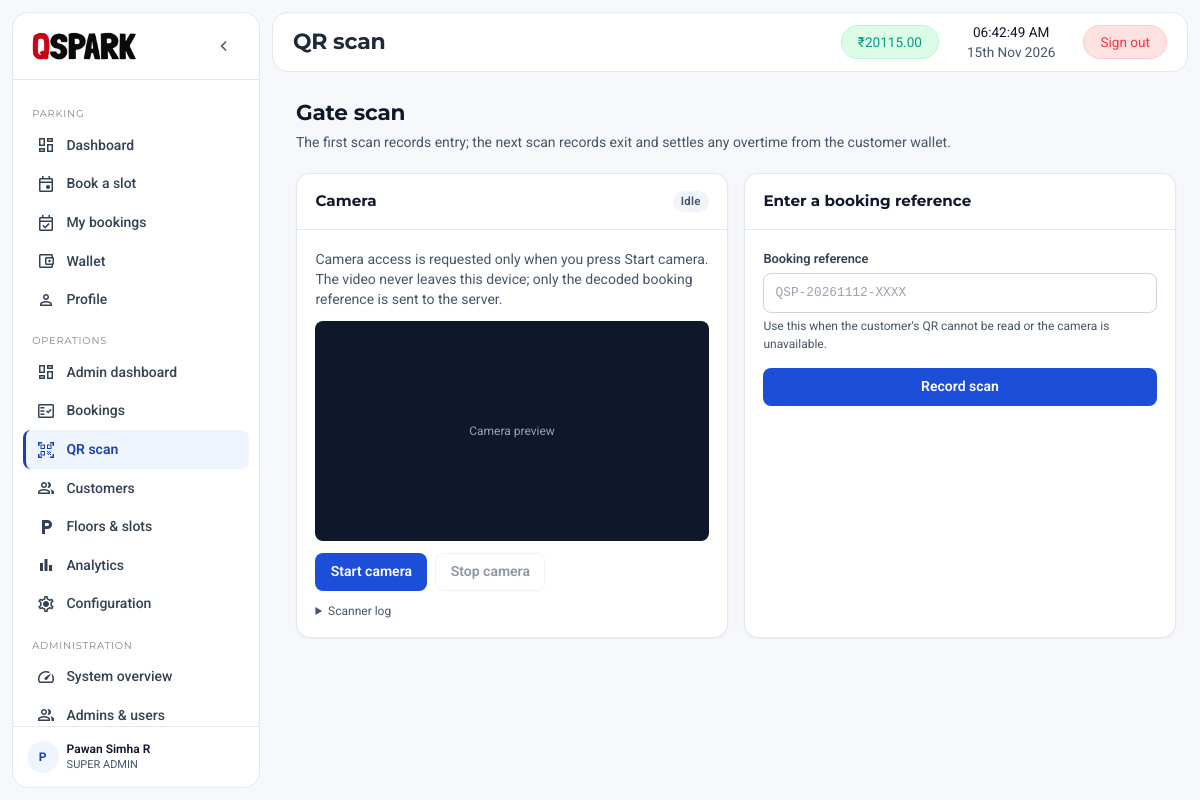
/admin/qr-scan (signed in), run on the app's committed database.
### tables this page shows
CREATE TABLE users (
    user_id INTEGER PRIMARY KEY AUTOINCREMENT,
    admin_id TEXT UNIQUE,
    full_name TEXT NOT NULL,
    email TEXT UNIQUE,
    phone TEXT NOT NULL,
    gender TEXT CHECK (gender IN ('MALE', 'FEMALE', 'OTHER', 'PREFER_NOT_TO_SAY')),
    company_name TEXT,
    username TEXT UNIQUE,
    password_hash TEXT,
    role TEXT NOT NULL CHECK (role IN ('CUSTOMER', 'ADMIN', 'SUPER_ADMIN')),
    wallet_balance NUMERIC NOT NULL DEFAULT 1000,
    account_status TEXT NOT NULL DEFAULT 'PENDING' CHECK (account_status IN ('PENDING', 'ACTIVE', 'BLOCKED', 'DELETED')),
    created_by INTEGER,
    created_at TEXT NOT NULL DEFAULT (datetime('now')),
    updated_by INTEGER,
    updated_at TEXT NOT NULL DEFAULT (datetime('now')),
    reserved1 TEXT,
    reserved2 TEXT,
    FOREIGN KEY (created_by) REFERENCES users(user_id) ON DELETE SET NULL,
    FOREIGN KEY (updated_by) REFERENCES users(user_id) ON DELETE SET NULL,
    CHECK ((role = 'CUSTOMER' AND admin_id IS NULL) OR (role IN ('ADMIN','SUPER_ADMIN') AND admin_id IS NOT NULL)),
    CHECK (username IS NOT NULL OR email IS NOT NULL),
    CHECK ((account_status = 'ACTIVE' AND password_hash IS NOT NULL) OR account_status <> 'ACTIVE')
);

### app.py (the view)
    @app.get("/admin/qr-scan")
    def admin_qr_scan_page():
        return page("qr_scan.html", roles=("ADMIN", "SUPER_ADMIN"))

### src/services/db.py (called while the page is built)
def get_connection(db_path: str) -> sqlite3.Connection:
    conn = sqlite3.connect(db_path)
    conn.row_factory = sqlite3.Row
    conn.execute("PRAGMA foreign_keys = ON")
    return conn

### src/templates/qr_scan.html (shortened to what this page needs)
{% extends "base.html" %}
{% block breadcrumb %}QR scan{% endblock %}
{% block content %}
<div class="page-header">
  <h1 class="page-title">Gate scan</h1>
  <p class="page-subtitle">The first scan records entry; the next scan records exit and settles any overtime from the customer wallet.</p>
</div>
<div class="grid grid-2">
  <section class="card">
    <div class="card-header">
      <h2 class="card-title">Camera</h2>
      <span class="badge badge-slate" id="cameraState">Idle</span>
    </div>
    <div class="card-body">
      <p class="text-sm text-muted mb-3" id="cameraHelp">
        Camera access is requested only when you press Start camera. The video never leaves this device; only the decoded booking reference is sent to the server.
      </p>
      <div class="rounded-lg overflow-hidden mb-3" style="background:#0f172a;min-height:220px;display:flex;align-items:center;justify-content:center;position:relative">
        <span class="text-xs" id="cameraPlaceholder" style="color:#94a3b8">Camera preview</span>
      </div>
      <div class="flex flex-wrap gap-2">
        <button class="btn btn-primary" type="button" id="startCam">Start camera</button>
        <button class="btn btn-secondary" type="button" id="stopCam" disabled>Stop camera</button>
      </div>
      <details class="mt-3">
        <summary class="text-xs text-muted cursor-pointer">Scanner log</summary>
      </details>
    </div>
  </section>
  <section class="card">
    <div class="card-header"><h2 class="card-title">Enter a booking reference</h2></div>
    <div class="card-body">
      <form id="manualForm" class="grid" style="gap:0.9rem" novalidate>
        <div class="field">
          <label class="label" for="refInput">Booking reference</label>
          <input class="input mono" id="refInput" placeholder="QSP-20261112-XXXX" autocomplete="off" required maxlength="40" aria-describedby="refHelp refError">
          <p class="hint" id="refHelp">Use this when the customer's QR cannot be read or the camera is unavailable.</p>
        </div>
        <button class="btn btn-primary" type="submit" id="scanBtn">Record scan</button>
      </form>
    </div>
  </section>
</div>
{% endblock %}

### src/templates/base.html (shortened to what this page needs)
<!DOCTYPE html>
<html lang="en">
<head>
  <link rel="stylesheet" href="{{ url_for('static', filename='css/tailwind.css') }}">
  <link rel="stylesheet" href="{{ url_for('static', filename='css/app.css') }}">
</head>
<body>
{% set current_user = user if user is defined and user else none %}
{% macro nav(href, label, key, icon='circle') -%}
  <a class="nav-item" href="{{ href }}" title="{{ label }}" {% if request.path == href or (key and (request.path == key or request.path.startswith(key ~ '/'))) %}aria-current="page"{% endif %}><span class="material-symbols-outlined" aria-hidden="true">{{ icon }}</span><span class="nav-label">{{ label }}</span></a>
{%- endmacro %}
{% macro section(label) -%}
  <div class="sidebar-section">{{ label }}</div>
{%- endmacro %}
{% if current_user %}
<div class="app-shell" data-role="{{ current_user.role }}">
  <aside class="sidebar" id="sidebar" aria-label="Primary">
    <div class="sidebar-brand" id="sidebarBrand">
      <img src="{{ url_for('static', filename='images/logo-light.webp') }}" alt="QSPARK" style="height:28px;vertical-align:middle;" class="sidebar-logo-expanded">
      <button class="btn btn-ghost btn-icon sidebar-expand-arrow" id="sidebarCollapse" aria-label="Toggle sidebar" style="margin-left:auto;"><span class="material-symbols-outlined icon-expand">chevron_right</span><span class="material-symbols-outlined icon-collapse">chevron_left</span></button>
    </div>
    <nav class="sidebar-nav">
      {{ section('Parking') }}
      {{ nav('/dashboard', 'Dashboard', '', 'dashboard') }}
      {{ nav('/booking', 'Book a slot', '/booking', 'event') }}
      {{ nav('/bookings/my', 'My bookings', '/bookings/my', 'event_available') }}
      {{ nav('/wallet', 'Wallet', '/wallet', 'account_balance_wallet') }}
      {{ nav('/profile', 'Profile', '/profile', 'person') }}
      {% if current_user.role in ('ADMIN', 'SUPER_ADMIN') %}
        {{ section('Operations') }}
        {{ nav('/admin/dashboard', 'Admin dashboard', '/admin/dashboard', 'dashboard') }}
        {{ nav('/admin/bookings', 'Bookings', '/admin/bookings', 'fact_check') }}
        {{ nav('/admin/qr-scan', 'QR scan', '/admin/qr-scan', 'qr_code_scanner') }}
        {{ nav('/admin/customers', 'Customers', '/admin/customers', 'group') }}
        {{ nav('/admin/slots', 'Floors & slots', '/admin/slots', 'local_parking') }}
        {{ nav('/admin/analytics', 'Analytics', '/admin/analytics', 'bar_chart') }}
        {{ nav('/admin/master', 'Configuration', '/admin/master', 'settings') }}
      {% endif %}
      {% if current_user.role == 'SUPER_ADMIN' %}
        {{ section('Administration') }}
        {{ nav('/super-admin/dashboard', 'System overview', '/super-admin/dashboard', 'speed') }}
        {{ nav('/super-admin/admins', 'Admins & users', '/super-admin/admins', 'group') }}
      {% endif %}
    </nav>
    <div style="padding:0.85rem;border-top:1px solid var(--border);">
      <div class="flex items-center gap-2">
        <span aria-hidden="true" style="width:32px;height:32px;border-radius:50%;background:var(--brand-50);color:var(--brand-700);display:inline-flex;align-items:center;justify-content:center;font-weight:700;font-size:12px;">{{ (current_user.full_name or current_user.username or 'U')[:1]|upper }}</span>
        <div class="sidebar-profile-text" style="min-width:0">
          <div class="text-xs font-semibold truncate">{{ current_user.full_name or current_user.username }}</div>
          <div class="text-[11px] text-muted">{{ current_user.role|replace('_', ' ') }}</div>
        </div>
      </div>
    </div>
  </aside>
  <div class="main-column">
    <header class="topbar">
      <div class="flex items-center gap-2">
        <span class="navbar-title">{% block breadcrumb %}QSPARK{% endblock %}</span>
      </div>
      <div class="flex items-center gap-3">
        <a href="/wallet" class="nav-ctrl nav-ctrl-wallet"><span>₹<span id="navWallet">{{ '%.2f'|format(current_user.wallet_balance or 0) }}</span></span></a>
        <div id="liveClock" class="nav-ctrl nav-ctrl-clock"><div id="clockTime"></div><div id="clockDate" class="text-muted"></div></div>
        <form method="POST" action="/api/auth/logout" style="display:inline">
          <button class="nav-ctrl nav-ctrl-signout" type="submit">Sign out</button>
        </form>
      </div>
    </header>
{% endif %}
<main class="{{ 'page' if current_user else '' }}" id="main">
  {% block content %}{% endblock %}
</main>
{% if current_user %}
  </div>
</div>
{% endif %}
</body>
</html>

### data on the page
users: full_name "P", full_name "Pawan Simha R", role "SUPER ADMIN", wallet_balance "20115.00"

### other printed values
{{ label }} "PARKING OPERATIONS ADMINISTRATION"
{{ label }} "Dashboard Book a slot My bookings Wallet Profile Admin dashboard Bookings QR scan Customers Floors & slots Analytics Configuration System overview Admins & users"
